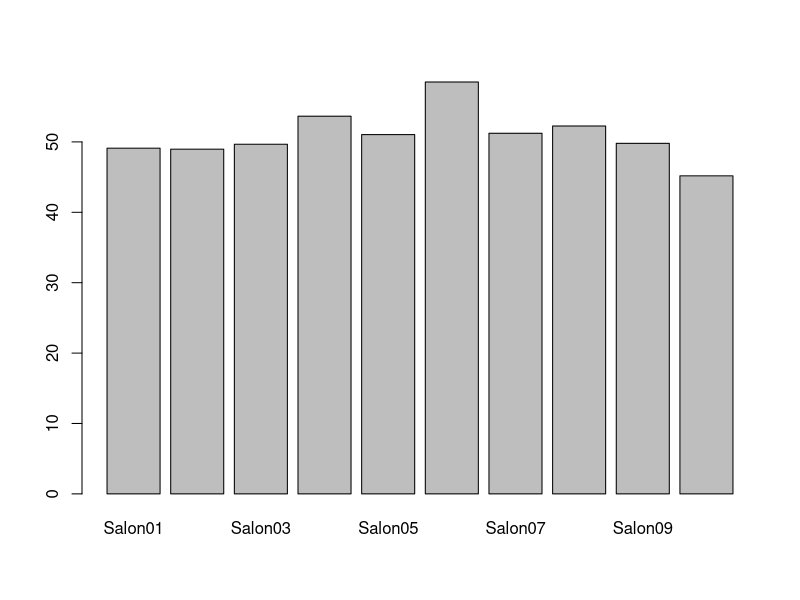
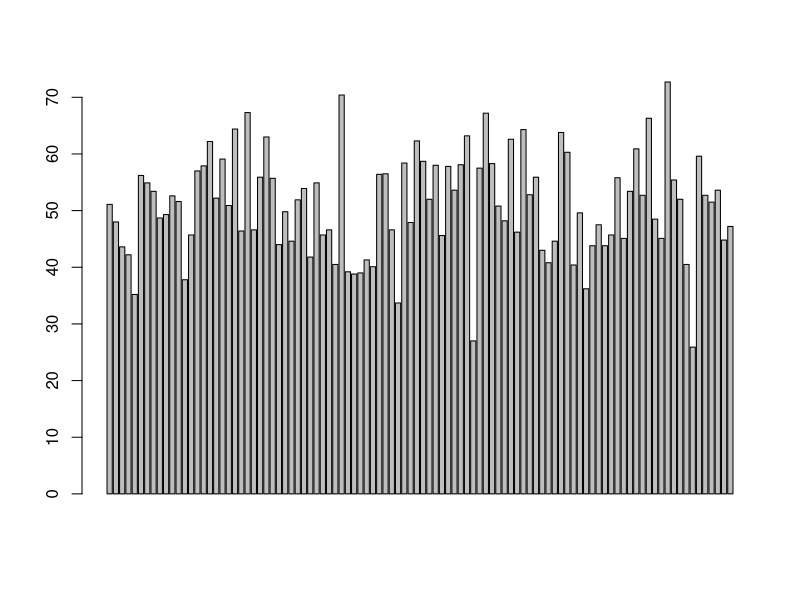
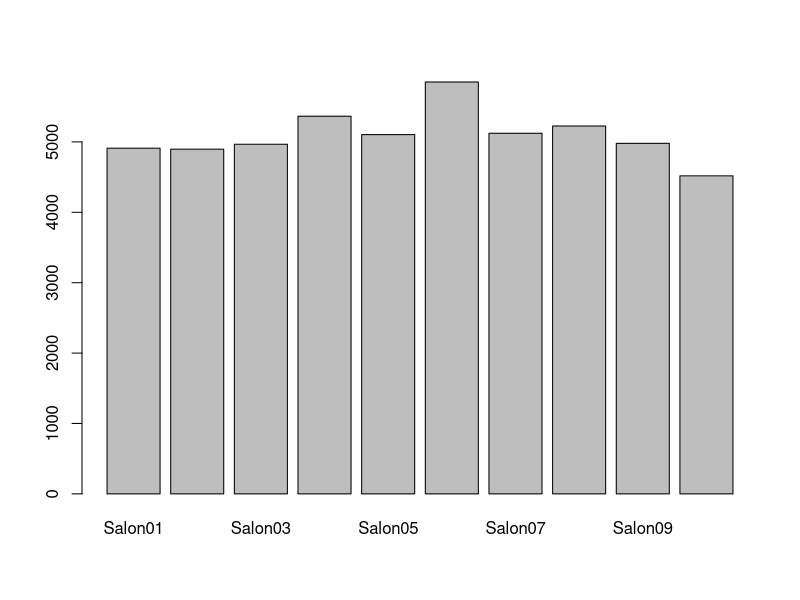
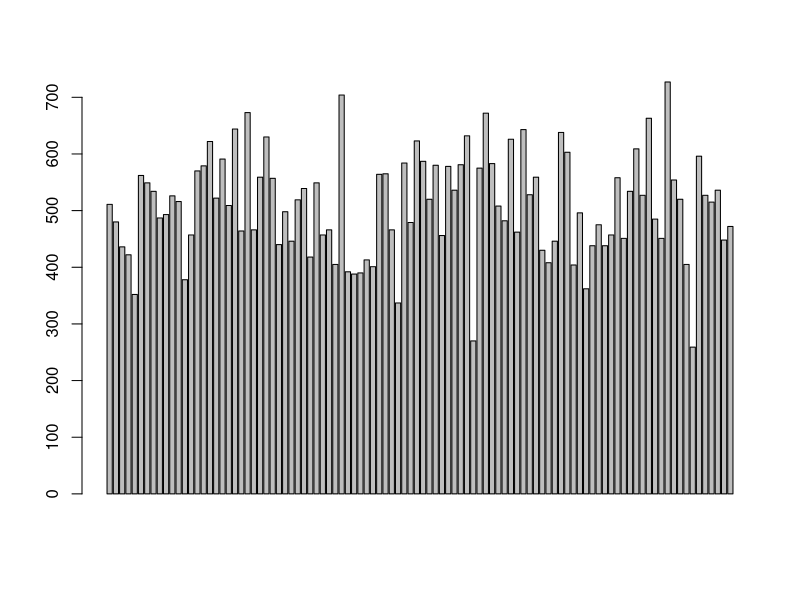
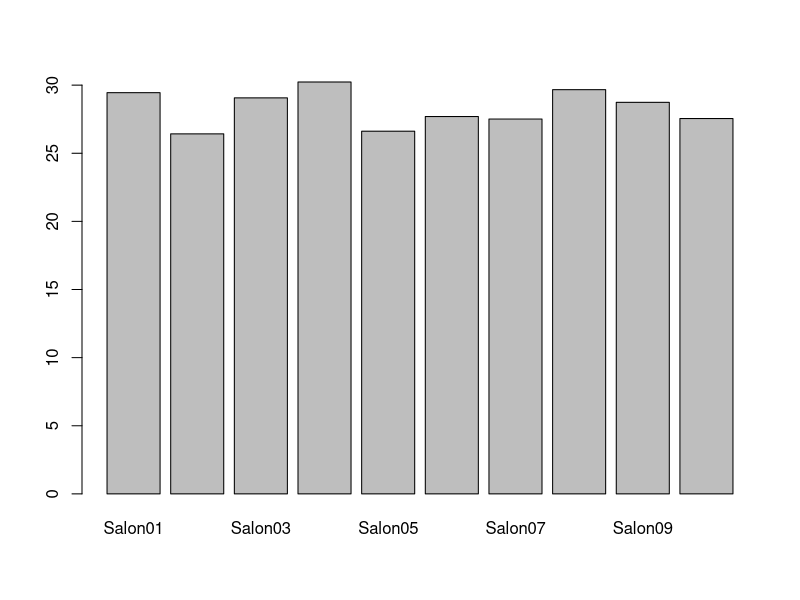
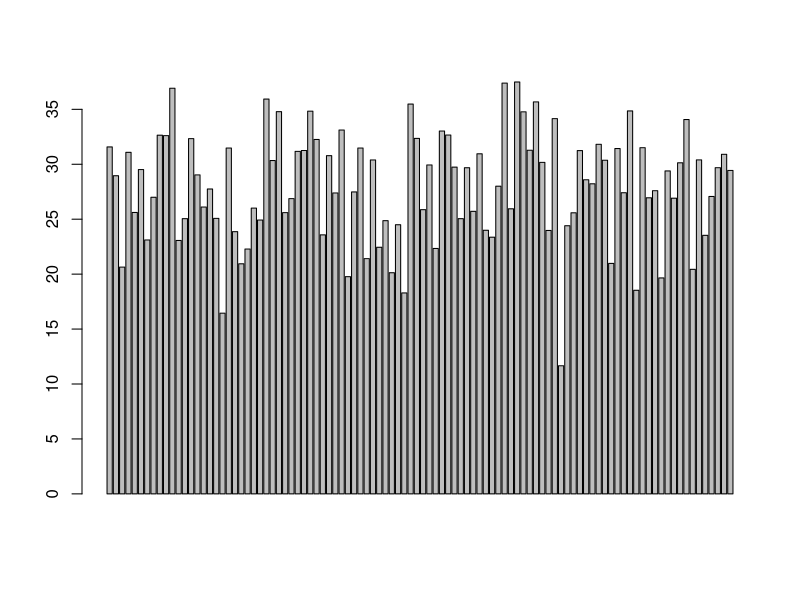

These charts were generated, in order, by the following R code:
datos= read.csv(file="grupos.csv")

columnas1=apply(datos,2,mean)
renglones1=apply(datos,1,mean)
barplot(columnas1)
barplot(renglones1)

col2= apply(datos,2,sum)
ren2= apply(datos,1,sum)
barplot(col2)
barplot(ren2)

col3= apply(datos,2,sd)
ren3 = apply(datos,1,sd)
barplot(col3)
barplot(ren3)


datos2= read.csv(file="grupos2.csv")
Mes = split(datos2,datos2$Mes)


for(i in 1:12){
  print("Mes")
  print(i)
  print(colSums(Mes[[i]])[1:10])
  
}